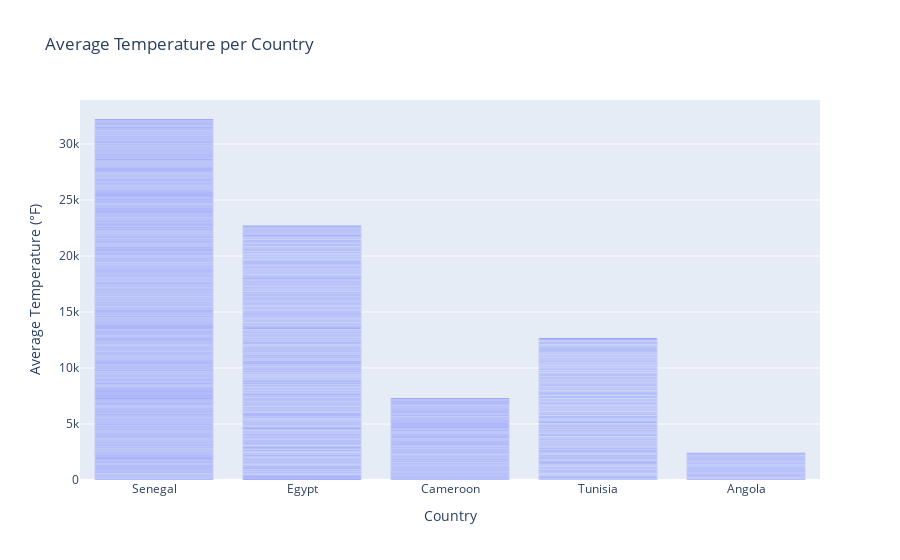

The code cell stored with this chart in its notebook:
### Code cell
#Select the best chart to show the Average temperature per country.
sampled_df = df.sample(1000)
fig = px.bar(sampled_df, x='COUNTRY', y='TAVG', title='Average Temperature per Country',
             labels={'TAVG': 'Average Temperature (°F)', 'COUNTRY': 'Country'})


# Show the plot
fig.show()

### Figure 1 — Plotly figure (JSON) as saved in the notebook; plotly's stock layout.template omitted (floating-point values rounded to 4 significant figures; data arrays with more than 128 entries replaced by an {"elided": "..."} marker saying what was removed)
{"data": [{"alignmentgroup": "True", "hovertemplate": "Country=%{x}<br>Average Temperature (°F)=%{y}<extra></extra>", "legendgroup": "", "marker": {"color": "#636efa", "pattern": {"shape": ""}}, "name": "", "offsetgroup": "", "orientation": "v", "showlegend": false, "textposition": "auto", "type": "bar", "x": {"elided": "1000 str values"}, "xaxis": "x", "y": {"elided": "1000 float values"}, "yaxis": "y"}], "layout": {"barmode": "relative", "legend": {"tracegroupgap": 0}, "title": {"text": "Average Temperature per Country"}, "xaxis": {"anchor": "y", "domain": [0, 1], "title": {"text": "Country"}}, "yaxis": {"anchor": "x", "domain": [0, 1], "title": {"text": "Average Temperature (°F)"}}}}
